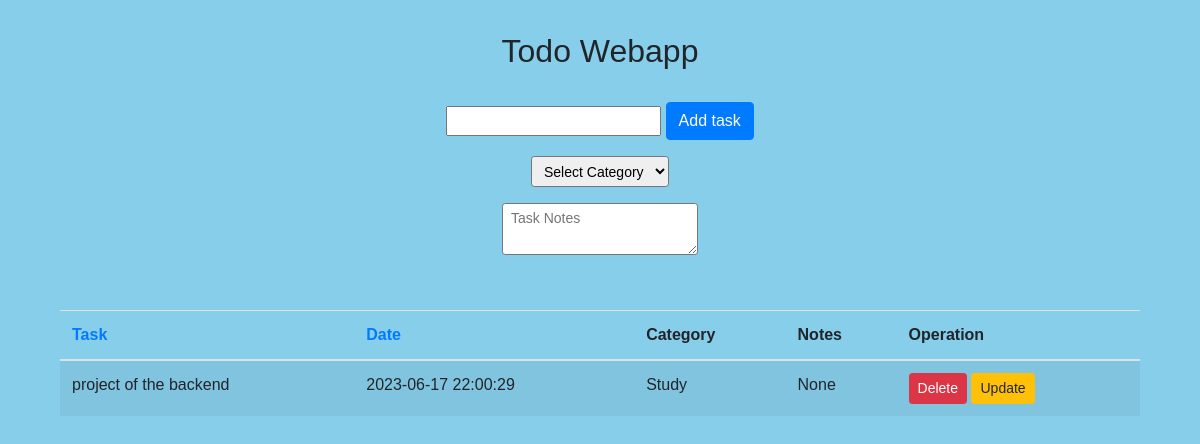
Before: / with the older database file.
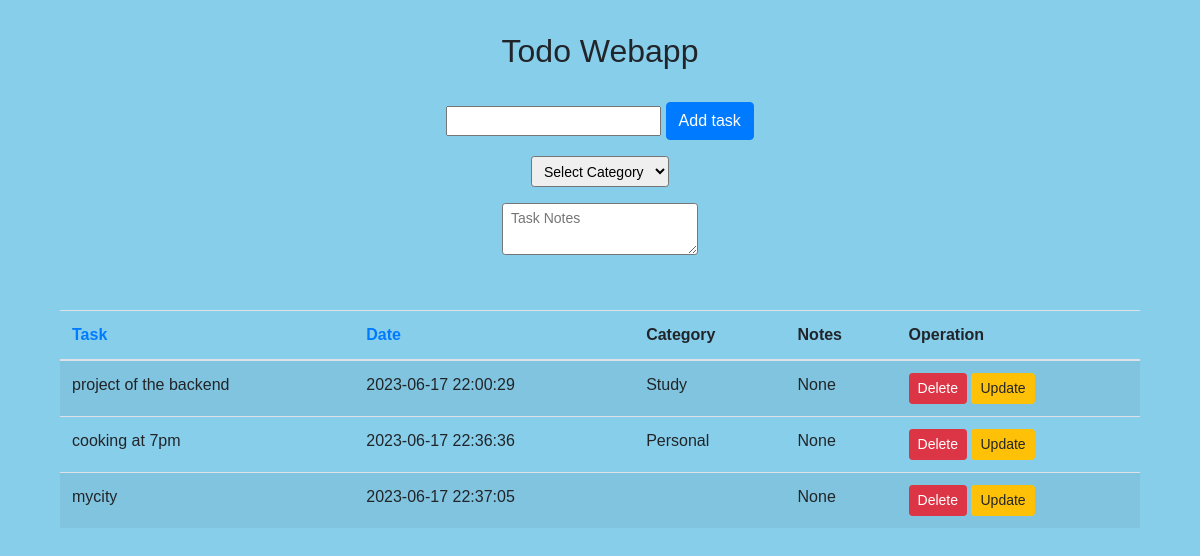
After: the same page with the newer database file.
### app.py (models this page shows, shortened)
class Todo(db.Model):
    id = db.Column(db.Integer, primary_key=True)
    content = db.Column(db.String(200), nullable=False)
    completed = db.Column(db.Integer, default=0)
    pub_date = db.Column(db.DateTime, nullable=False, default=datetime.utcnow)
    category = db.Column(db.String(50), nullable=False)
    notes = db.Column(db.Text)

### app.py (the view)
@app.route('/', methods=['GET', 'POST'])
def index():
    if request.method == 'POST':
        task_content = request.form['task']
        task_category = request.form['category']
        new_task = Todo(content=task_content, category=task_category)
        try:
            db.session.add(new_task)
            db.session.commit()
            return redirect('/')
        except:
            return 'There was an issue adding your task.'
    else:
        tasks = Todo.query.order_by(Todo.pub_date).all()
        return render_template('index.html', tasks=tasks)

### templates/index.html (shortened to what this page needs)
{% extends 'base.html' %}
{% block head %}
    <link rel="stylesheet" type="text/css" href="{{ url_for('static', filename='style.css') }}">
{% endblock %}
{% block body %}
    <h2 class="text-center">Todo Webapp</h2>
    <div class="container justify-content-center text-center py-3 my-3">
        <form action="" method="post">
            <div class="form-group">
                {% if update_task %}
                    <input type="text" name="task" id="task" value="{{ update_task.content }}" class="form-control-sm">
                    <input type="submit" value="Update task" class="btn btn-info">
                {% else %}
                    <input type="text" name="task" id="task">
                    <input type="submit" value="Add task" class="btn btn-primary form-control-sm">
                {% endif %}
            </div>
            <div class="form-group">
                <select name="category" class="form-control-sm">
                    <option value="">Select Category</option>
                </select>
            </div>
            <div class="form-group">
                <textarea name="notes" placeholder="Task Notes" class="form-control-sm"></textarea>
            </div>
        </form>
    </div>
    <div class="container">
        <table class="table table-striped">
            <thead>
                <tr>
                    <th scope="col"><a href="?sort=content">Task</a></th>
                    <th scope="col"><a href="?sort=date">Date</a></th>
                    <th scope="col">Category</th>
                    <th scope="col">Notes</th>
                    <th scope="col">Operation</th>
                </tr>
            </thead>
            <tbody>
                {% for task in tasks %}
                    <tr>
                        <td>{{ task.content }}</td>
                        <td>{{ task.pub_date.strftime('%Y-%m-%d %H:%M:%S') }}</td>
                        <td>{{ task.category }}</td>
                        <td>{{ task.notes }}</td>
                        <td>
                            <a href="/delete/{{ task.id }}" class="btn btn-danger btn-sm">Delete</a>
                            <a href="/update/{{ task.id }}" class="btn btn-warning btn-sm">Update</a>
                        </td>
                    </tr>
                {% endfor %}
            </tbody>
        </table>
    </div>
{% endblock %}

### templates/base.html (shortened to what this page needs)
<!doctype html>
<html lang="en">
<head>
    <link rel="stylesheet" href="https://maxcdn.bootstrapcdn.com/bootstrap/4.0.0/css/bootstrap.min.css"
>
    <link rel="stylesheet" href="{{ url_for('static',filename='css/style.css') }}">
    {% block head %}
    {% endblock %}
</head>
<body>
    <div class="container py-3 my-3">
        {% block body %}
        {% endblock %}
    </div>
</body>
</html>

### static/style.css (style rules this page uses)
body { margin: 0; padding: 0; font-family: Arial, sans-serif; background-color: #87CEEB; }

Changed rows visible on the page:
added Todo: content "cooking at 7pm", pub_date "2023-06-17 22:36:36", category "Personal", notes "None"
added Todo: content "mycity", pub_date "2023-06-17 22:37:05", notes "None"
